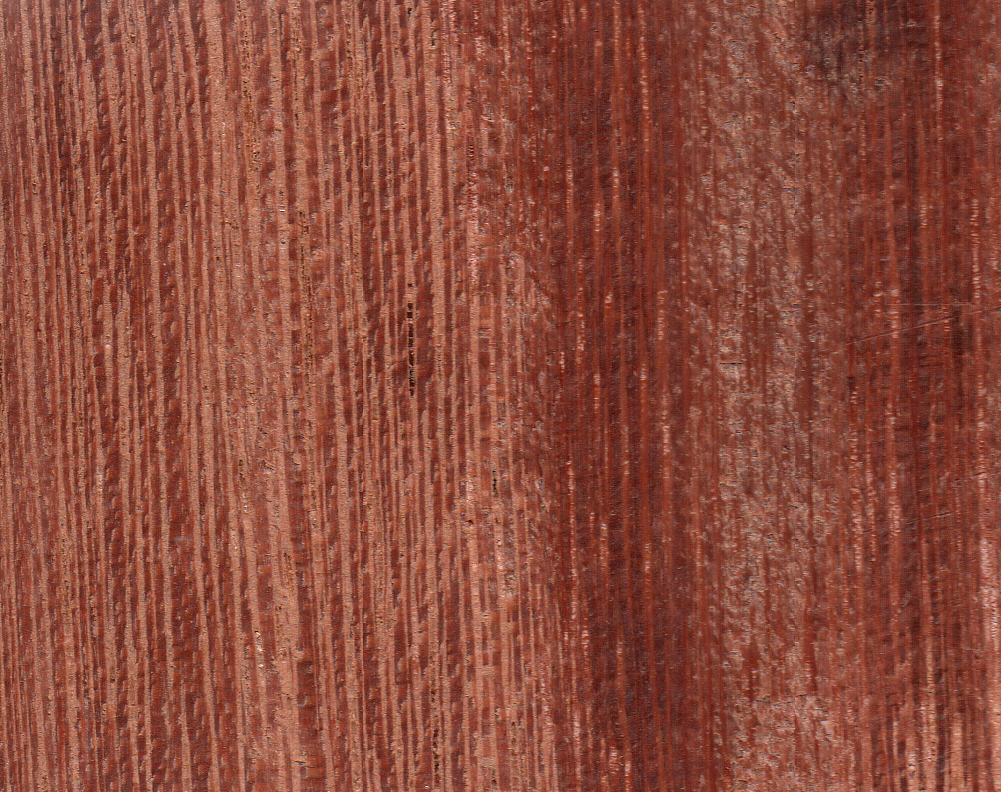
#> input picture samples/01.png, 1001 x 792 px; its folder holds only this picture in this run
$ jupyter execute --allow-errors teste-amostras.ipynb
#> lines starting #> are read from the running program, lines starting #| are printed output that depends on the picture
[cell 1]
import os
import os.path as path

import numpy as np
import matplotlib.pyplot as plt

from PIL import Image

[cell 2]
samples = []
for i, sample in enumerate(os.listdir('../samples/')):
    if path.isdir(sample):
        continue
    else:
        samples.insert(i, Image.open(path.join('../samples/', sample)).convert(mode='HSV').resize(size=(128, 128)))

[cell 3]
titles = list(range(1, 17))

fig = plt.figure(figsize=(6, 5))

for i, sample in enumerate(samples):
    ax = fig.add_subplot(4, 4, i+1)
    ax.set_title(titles[i])
    ax.set_xticks([])
    ax.set_yticks([])
    plt.imshow(sample)
#> this loop made 1 pass

plt.tight_layout()
plt.show()
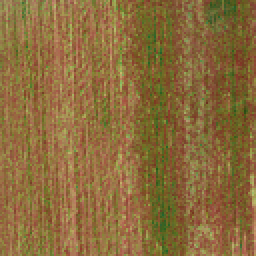
#> shown: shape (128, 128, 4) (shown 2 times larger); mean R, G, B, A 139, 107.9, 59.7, 255

[cell 4]
def average_color(sample):
    pix = sample.load()
    totals = [0.0, 0.0, 0.0]
    for y in range(sample.size[1]):
        for x in range(sample.size[0]):
            color = pix[x,y]
            for c in range(3):
                totals[c] += color[c] ** 2.2
#> after the loop, totals = [28691077.2, 995889832.8, 891461491.1]
    count = sample.size[0] * sample.size[1]
#> count = 16384
    color = tuple(int(round((totals[c] / count) ** (1/2.2))) for c in range(3))
#> color = (30, 149, 142)
    return color

[cell 5]
ord_samples, ord_titles = zip(*sorted(zip(samples,titles), key=lambda item: average_color(item[0])[2]))
#> ord_titles = (1,)

[cell 6]
fig = plt.figure(figsize=(6, 5))

for i, sample in enumerate(ord_samples):
    ax = fig.add_subplot(4, 4, i+1)
    ax.set_title(ord_titles[i])
    ax.set_xticks([])
    ax.set_yticks([])
    plt.imshow(sample)

plt.tight_layout()
plt.show()

[cell 7]
colors = []
for i, sample in enumerate(ord_samples):
    colors.insert(i, average_color(sample.convert(mode='RGB')))
#> this loop made 1 pass
#> (count in average_color, color in average_color) on pass 1: (16384, (141, 110, 62))
#> after the loop, colors = [(141, 110, 62)]

[cell 8]
colors
#> Out = [(141, 110, 62)]

[cell 9]
fig = plt.figure(figsize=(6, 5))

for i, color in enumerate(colors):
    ax = fig.add_subplot(4, 4, i+1)
    ax.set_title(ord_titles[i])
    ax.set_xticks([])
    ax.set_yticks([])
    plt.imshow(Image.new(color=color, size=(128,128), mode='RGB'))
#> this loop made 1 pass

plt.tight_layout()
plt.show()
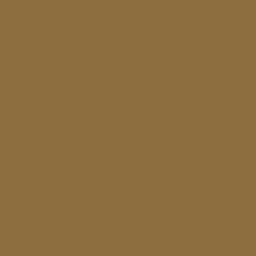
#> shown: shape (128, 128, 3) (shown 2 times larger); mean R, G, B 141, 110, 62

$ run again, on samples/07.png
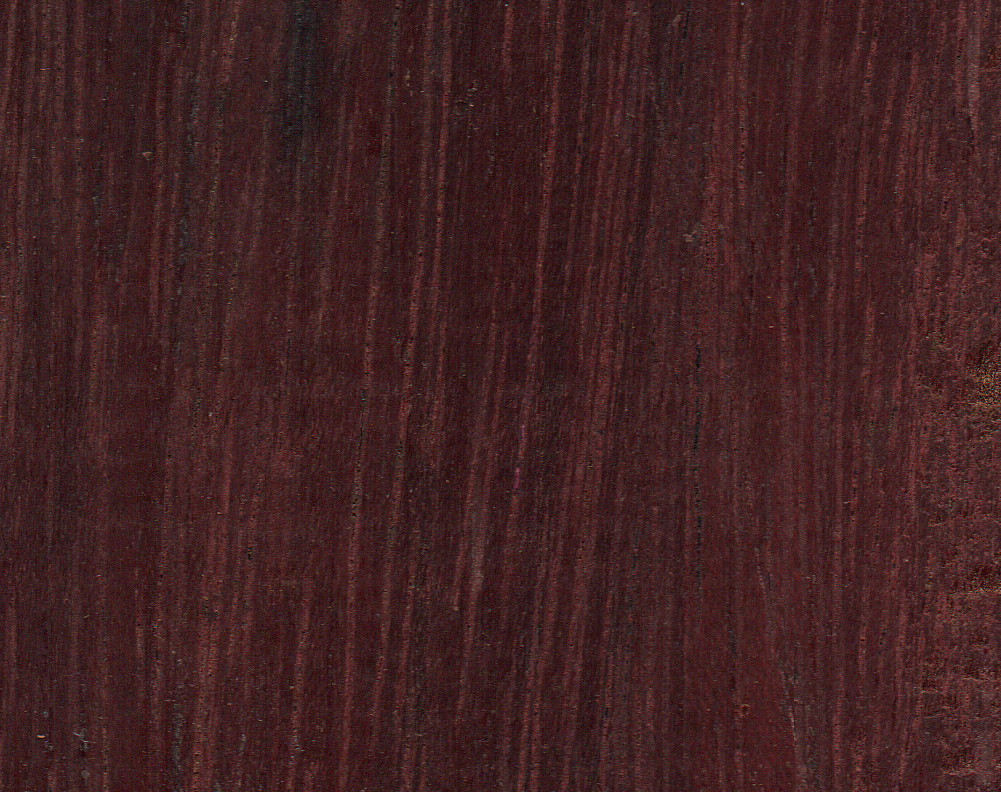
#> input picture samples/07.png, 1001 x 792 px
#> the loop `for i, sample in enumerate(samples):` made 1 pass
#> `plt.show()`:
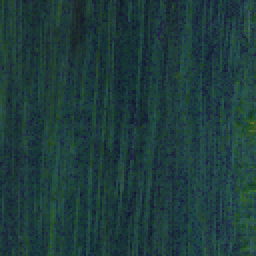
#> shown: shape (128, 128, 4) (shown 2 times larger); mean R, G, B, A 30.8, 60.4, 60.8, 255
#> after the loop in average_color, `for y in range(sample.size[1]):`: totals = [727356035.5, 808487471.2, 165981076.1]
#> in average_color, `color = tuple(int(round((totals[c] / count) ** (1/2.2))) for c in rang..`: color = (130, 136, 66)
#> ord_titles = (1,)
#> the loop `for i, sample in enumerate(ord_samples):` made 1 pass
#> the loop `for i, sample in enumerate(ord_samples):` made 1 pass
#> after the loop `for i, sample in enumerate(ord_samples):`: colors = [(31, 62, 62)]
#> the loop `for i, color in enumerate(colors):` made 1 pass
